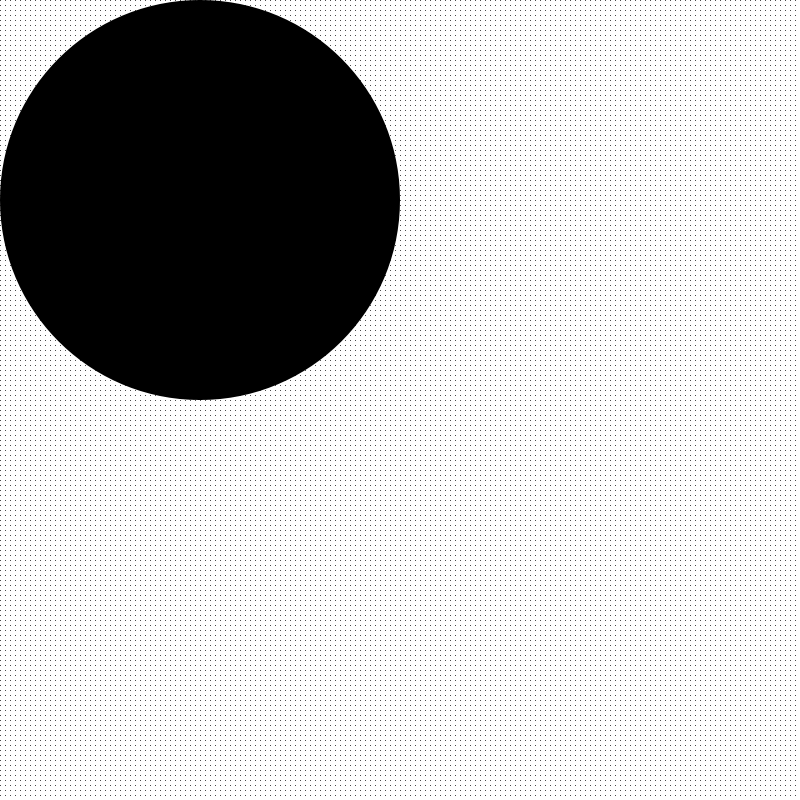
Frame 1 (no input)
Frame 60 (the mouse pressed at the canvas centre just before this capture): identical to frame 1, image omitted
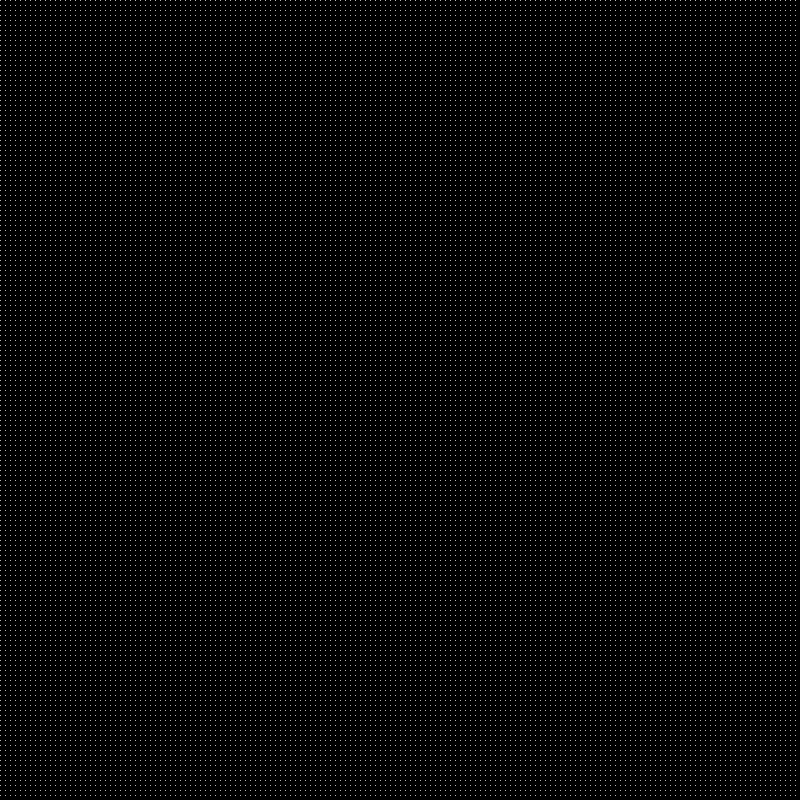
Frame 120 (the mouse held since frame 60 and released just before this capture)

The Processing sketch that drew these frames (run headless with seeded random() and noise(); from frame 60 on, the mouse is pressed at the canvas centre):

// Processing sketch: processing_62485
// ── processing_62485.pde

boolean negative = false;
char backColorR = 255;
char backColorG = 255;
char backColorB = 255;
char ellColorR = 0;
char ellColorG = 0;
char ellColorB = 0;
char pointColorR = 0;
char pointColorG = 0;
char pointColorB = 0;

void setup() {
  size(800, 800);
}

void draw() {
  background(backColorR, backColorG, backColorB);
  stroke(pointColorR, pointColorG, pointColorB);
  for (int i = 0; i < 800; i = i+5) {
    for (int j = 0; j < 800; j = j+5) {
      point(i, j);
    }
  }
  noStroke();
  fill(ellColorR, ellColorG, ellColorB);
  ellipseMode(CORNERS);
  ellipse(width/2, height/2, mouseX, mouseY);
}

void mousePressed() {
  if(negative == false) {
    backColorR = 0;
    backColorG = 0;
    backColorB = 0;
    ellColorR = 255;
    ellColorG = 255;
    ellColorB = 255;
    pointColorR = 255;
    pointColorG = 255;
    pointColorB = 255;
    negative = true;
  } else {
    backColorR = 255;
    backColorG = 255;
    backColorB = 255;
    ellColorR = 0;
    ellColorG = 0;
    ellColorB = 0;
    pointColorR = 0;
    pointColorG = 0;
    pointColorB = 0;
    negative = false;
  }
}
